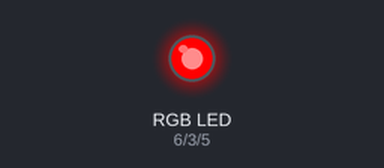
Bench run of a sketch on a simulated Arduino Uno, built with avr-gcc and run on an emulated ATmega328P. Shown: an RGB LED mixed from three pins (HIGH = lit).

Above: at 0.05 s.
At 1.5 s:
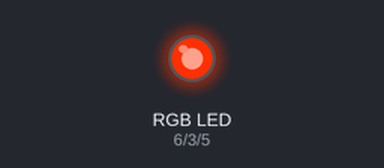
At 2.3 s:
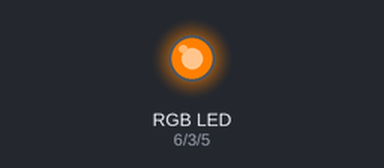
At 4.55 s:
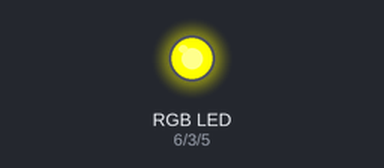
Timing chart, 0 to 5.9 s (numbered marks = the images above):
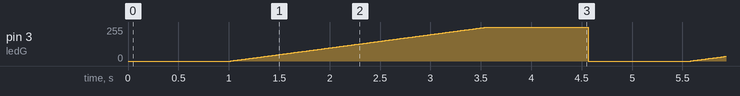

The sketch:

led_rgb.ino
```cpp
int ledR = 6;
int ledG = 3;
int ledB = 5;

void setup() {
  pinMode(ledR, OUTPUT);
  pinMode(ledG, OUTPUT);
  pinMode(ledB, OUTPUT);

  // digitalWrite(ledR, HIGH);
  // digitalWrite(ledG, HIGH);
  // digitalWrite(ledB, HIGH);

  analogWrite(ledR, 255);
  analogWrite(ledG, 0);
  analogWrite(ledB, 0);
}

void loop() {
  analogWrite(ledR, 255);
  analogWrite(ledG, 0);
  analogWrite(ledB, 0);

  delay(1000);
  for (int i = 0; i < 256; i++) {
    delay(10);
    analogWrite(ledG, i);
  }
  delay(1000);
}
```

Measured:
- by itself, pin 3 (ledG): ramps from 0/255 to 255/255 and jumps back, once every 4.6 s
